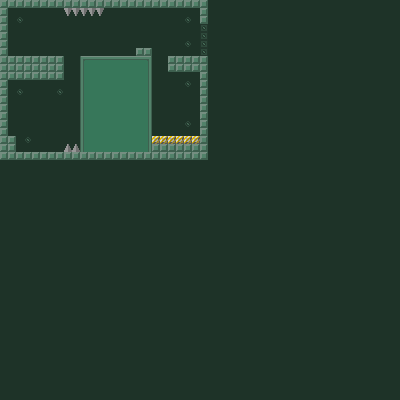

This game map was drawn from its Tiled (.tmx) file and the tilesets committed beside it. A one-line description and the trimmed map source follow:
An orthogonal 50x50 tile map with 8x8 px tiles, 5 tile layers (collide, bg2, bg, spikes, ...) and 6 objects (4x guy, spawn, light).

<map version="1.0" orientation="orthogonal" width="50" height="50" tilewidth="8" tileheight="8">
 <tileset firstgid="1" name="tiles" tilewidth="8" tileheight="8">
  <image source="../images/tiles.png" width="88" height="88" />
 </tileset>
 <layer name="collide" width="50" height="50">
  <data>[2500 cells, 231 non-empty, 1 distinct tile ids]</data>
 </layer>
 <layer name="bg2" width="50" height="50">
  <properties>
   <property name="nocollide" value="" />
   <property name="tileset" value="tiles" />
  </properties>
  <data>[2500 cells, 2500 non-empty, 2 distinct tile ids]</data>
 </layer>
 <layer name="bg" width="50" height="50">
  <properties>
   <property name="tileset" value="tiles" />
  </properties>
  <data>[2500 cells, 235 non-empty, 8 distinct tile ids]</data>
 </layer>
 <objectgroup name="objects" width="50" height="50">
  <object type="spawn" x="88" y="24" width="8" height="16" />
  <object type="guy" x="128" y="40" width="8" height="16" />
  <object type="light" x="172" y="108" width="8" height="8" />
  <object type="guy" x="12" y="40" width="8" height="16" />
  <object type="guy" x="180" y="120" width="8" height="16" />
  <object type="guy" x="28" y="128" width="8" height="16" />
 </objectgroup>
 <layer name="spikes" width="50" height="50">
  <data>[2500 cells, 7 non-empty, 2 distinct tile ids]</data>
 </layer>
 <layer name="safe" width="50" height="50">
  <data>[2500 cells, 6 non-empty, 1 distinct tile ids]</data>
 </layer>
</map>